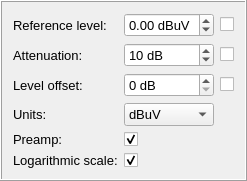
          <widget class="QFrame" name="amplitudeFrame">
           <property name="frameShape">
            <enum>QFrame::Box</enum>
           </property>
           <property name="frameShadow">
            <enum>QFrame::Raised</enum>
           </property>
           <layout class="QGridLayout" name="gridLayout_7">
            <item row="9" column="1">
             <widget class="QLabel" name="label_16">
              <property name="font">
               <font>
                <pointsize>10</pointsize>
               </font>
              </property>
              <property name="text">
               <string>Logarithmic scale:</string>
              </property>
             </widget>
            </item>
            <item row="9" column="2">
             <widget class="QCheckBox" name="scaleCheckbox">
              <property name="sizePolicy">
               <sizepolicy hsizetype="Fixed" vsizetype="Fixed">
                <horstretch>0</horstretch>
                <verstretch>0</verstretch>
               </sizepolicy>
              </property>
              <property name="font">
               <font>
                <pointsize>10</pointsize>
               </font>
              </property>
              <property name="locale">
               <locale language="English" country="Denmark"/>
              </property>
              <property name="text">
               <string/>
              </property>
              <property name="checked">
               <bool>true</bool>
              </property>
             </widget>
            </item>
            <item row="3" column="1">
             <widget class="QLabel" name="label_12">
              <property name="font">
               <font>
                <pointsize>10</pointsize>
               </font>
              </property>
              <property name="frameShape">
               <enum>QFrame::NoFrame</enum>
              </property>
              <property name="midLineWidth">
               <number>1</number>
              </property>
              <property name="text">
               <string>Attenuation:</string>
              </property>
             </widget>
            </item>
            <item row="3" column="3">
             <widget class="QCheckBox" name="attenuation_checkbox">
              <property name="text">
               <string/>
              </property>
             </widget>
            </item>
            <item row="4" column="3">
             <widget class="QCheckBox" name="leveloffset_checkbox">
              <property name="text">
               <string/>
              </property>
             </widget>
            </item>
            <item row="2" column="1">
             <widget class="QLabel" name="label_10">
              <property name="font">
               <font>
                <pointsize>10</pointsize>
               </font>
              </property>
              <property name="autoFillBackground">
               <bool>false</bool>
              </property>
              <property name="frameShape">
               <enum>QFrame::NoFrame</enum>
              </property>
              <property name="midLineWidth">
               <number>1</number>
              </property>
              <property name="text">
               <string>Reference level:</string>
              </property>
             </widget>
            </item>
            <item row="5" column="1">
             <widget class="QLabel" name="label_14">
              <property name="font">
               <font>
                <pointsize>10</pointsize>
               </font>
              </property>
              <property name="text">
               <string>Units:</string>
              </property>
             </widget>
            </item>
            <item row="3" column="2">
             <widget class="QSpinBox" name="attenuation_spinbox">
              <property name="font">
               <font>
                <pointsize>10</pointsize>
               </font>
              </property>
              <property name="wrapping">
               <bool>false</bool>
              </property>
              <property name="alignment">
               <set>Qt::AlignLeading|Qt::AlignLeft|Qt::AlignVCenter</set>
              </property>
              <property name="suffix">
               <string> dB</string>
              </property>
              <property name="maximum">
               <number>1000000000</number>
              </property>
              <property name="singleStep">
               <number>5</number>
              </property>
              <property name="value">
               <number>10</number>
              </property>
             </widget>
            </item>
            <item row="5" column="2">
             <widget class="QComboBox" name="units_combobox">
              <property name="font">
               <font>
                <pointsize>10</pointsize>
               </font>
              </property>
              <property name="currentIndex">
               <number>5</number>
              </property>
              <item>
               <property name="text">
                <string>dBm</string>
               </property>
              </item>
              <item>
               <property name="text">
                <string>V</string>
               </property>
              </item>
              <item>
               <property name="text">
                <string>A</string>
               </property>
              </item>
              <item>
               <property name="text">
                <string>W</string>
               </property>
              </item>
              <item>
               <property name="text">
                <string>dBpW</string>
               </property>
              </item>
              <item>
               <property name="text">
                <string>dBuV</string>
               </property>
              </item>
              <item>
               <property name="text">
                <string>dBmV</string>
               </property>
              </item>
              <item>
               <property name="text">
                <string>dBuA</string>
               </property>
              </item>
             </widget>
            </item>
            <item row="4" column="1">
             <widget class="QLabel" name="label_11">
              <property name="font">
               <font>
                <pointsize>10</pointsize>
               </font>
              </property>
              <property name="frameShape">
               <enum>QFrame::NoFrame</enum>
              </property>
              <property name="midLineWidth">
               <number>1</number>
              </property>
              <property name="text">
               <string>Level offset:</string>
              </property>
             </widget>
            </item>
            <item row="2" column="3">
             <widget class="QCheckBox" name="referencelevel_checkbox">
              <property name="text">
               <string notr="true"/>
              </property>
              <property name="tristate">
               <bool>false</bool>
              </property>
             </widget>
            </item>
            <item row="2" column="2">
             <widget class="QDoubleSpinBox" name="referencelevel_spinbox">
              <property name="sizePolicy">
               <sizepolicy hsizetype="Ignored" vsizetype="Fixed">
                <horstretch>0</horstretch>
                <verstretch>0</verstretch>
               </sizepolicy>
              </property>
              <property name="font">
               <font>
                <pointsize>10</pointsize>
               </font>
              </property>
              <property name="wrapping">
               <bool>false</bool>
              </property>
              <property name="alignment">
               <set>Qt::AlignLeading|Qt::AlignLeft|Qt::AlignVCenter</set>
              </property>
              <property name="prefix">
               <string/>
              </property>
              <property name="suffix">
               <string> dBuV</string>
              </property>
              <property name="minimum">
               <double>-999.000000000000000</double>
              </property>
              <property name="maximum">
               <double>9999.989999999999782</double>
              </property>
              <property name="singleStep">
               <double>0.100000000000000</double>
              </property>
             </widget>
            </item>
            <item row="4" column="2">
             <widget class="QSpinBox" name="leveloffset_spinbox">
              <property name="font">
               <font>
                <pointsize>10</pointsize>
               </font>
              </property>
              <property name="wrapping">
               <bool>false</bool>
              </property>
              <property name="alignment">
               <set>Qt::AlignLeading|Qt::AlignLeft|Qt::AlignVCenter</set>
              </property>
              <property name="suffix">
               <string> dB</string>
              </property>
              <property name="maximum">
               <number>100000000</number>
              </property>
             </widget>
            </item>
            <item row="8" column="2">
             <widget class="QCheckBox" name="preamp_on_checkbox">
              <property name="text">
               <string/>
              </property>
              <property name="checked">
               <bool>true</bool>
              </property>
              <property name="tristate">
               <bool>false</bool>
              </property>
             </widget>
            </item>
            <item row="8" column="1">
             <widget class="QLabel" name="label_4">
              <property name="font">
               <font>
                <pointsize>10</pointsize>
               </font>
              </property>
              <property name="text">
               <string>Preamp:</string>
              </property>
             </widget>
            </item>
           </layout>
          </widget>
